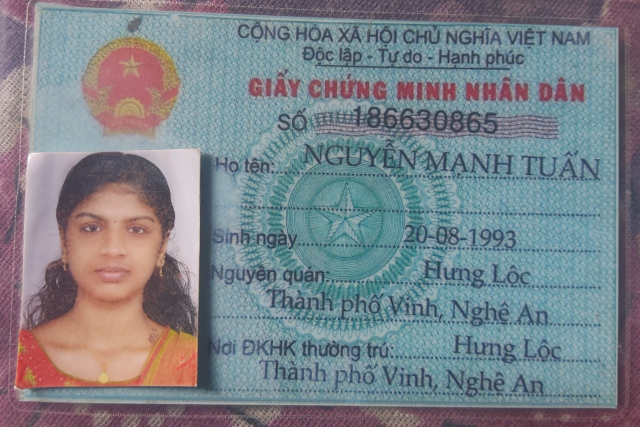
#> input picture front.jpeg, 1280 x 854 px (shown at 1/2 size)
$ jupyter execute --allow-errors ocr_project.ipynb
#> lines starting #> are read from the running program, lines starting #| are printed output that depends on the picture; after the words box and inside, x2 and y2 are one past the last pixel; in counts of white or black regions, pixels touching at a corner belong together
[cell 1]
import cv2
import pytesseract
import numpy as np
import matplotlib.pyplot as plt
import os

[cell 2]
import shutil
pytesseract.pytesseract.tesseract_cmd = r'C:\Users\ARJUN B\AppData\Local\Tesseract-OCR\tesseract.exe'
src = 'C:/Users/ARJUN B/AppData/Local/Tesseract-OCR/tessdata/vie.traineddata'
# dest = '/usr/share/tesseract-ocr/4.00/tessdata/'
# shutil.copy(src, dest)

#> (a cell that did not finish here is left out)

[cell 4]
class ImageConstantROI():
    class CCCD(object):
        ROIS = {
            "id": [(456, 308, 403, 53)],
            "name": [
                (325, 393, 771, 64),
            ],
            "birth_date": [(658, 451, 216, 54)],
            "gender": [(538, 495, 95, 44)],
            "address": [(786, 639, 343, 39), (318, 672, 791, 52)],
            "place_birth": [(326, 586, 792, 47)],
            "date_expire": [(155, 653, 152, 31)],
        }

        CHECK_ROI = [(313, 174, 597, 63)]

[cell 5]
#Custom function to show open cv image on notebook.
def display_img(cvImg):
    cvImg = cv2.cvtColor(cvImg, cv2.COLOR_BGR2RGB)
    plt.figure(figsize=(10,8))
    plt.imshow(cvImg)
    plt.axis('off')
    plt.show()

[cell 6]
#Loading image using cv2
baseImg = cv2.imread('front.jpeg')
#> baseImg is the input picture: shape (854, 1280, 3); mean B, G, R 137.2, 130.5, 123.3

#Declare image size, width height and chanel
baseH, baseW, baseC = baseImg.shape
#> baseH = 854; baseW = 1280; baseC = 3

display_img(baseImg)

[cell 7]
#Create a custom function to cropped image base on religion of interest
def cropImageRoi(image, roi):
#> called with roi = (456, 308, 403, 53)
    roi_cropped = image[
        int(roi[1]) : int(roi[1] + roi[3]), int(roi[0]) : int(roi[0] + roi[2])
    ]
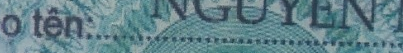
#> roi_cropped: shape (53, 403, 3); mean B, G, R 138, 130.3, 98.8
    return roi_cropped

testCrop = cropImageRoi(baseImg, ImageConstantROI.CCCD.ROIS['id'][0])
display_img(testCrop)

[cell 8]
pytesseract.image_to_string(baseImg, config='--oem 1 --psm 6')
#> (this line was passed over: pytesseract is not available in this run)

[cell 9]
def preprocessing_image(img):
    #Resize image
    #img = cv2.resize(img, None, fx=1.5, fy=1.5, interpolation=cv2.INTER_CUBIC)

    #convert to grayscale
    gray = cv2.cvtColor(img, cv2.COLOR_BGR2GRAY)
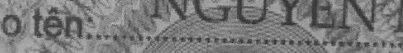
#> gray: shape (53, 403); min 46, max 191, mean 121.7
    gray = cv2.multiply(gray, 1.5)
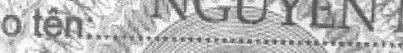
#> gray: shape (53, 403); min 69, max 255, mean 182.6

    #blur remove noise
    blured1 = cv2.medianBlur(gray,3)
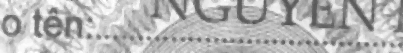
#> blured1: shape (53, 403); min 84, max 255, mean 182.8
    blured2 = cv2.medianBlur(gray,51)
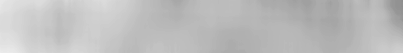
#> blured2: shape (53, 403); min 141, max 236, mean 189.3
    divided = np.ma.divide(blured1, blured2).data
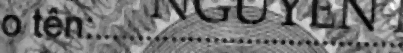
#> divided: shape (53, 403) float64; min 0.458, max 1.57, mean 0.966; drawn with min black and max white
    normed = np.uint8(255*divided/divided.max())
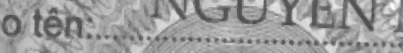
#> normed: shape (53, 403); min 74, max 255, mean 156.1


    #Threshold image
    th, threshed = cv2.threshold(normed, 0, 255, cv2.THRESH_OTSU + cv2.THRESH_BINARY)
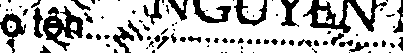
#> threshed: shape (53, 403); 74.2% white; 94 black regions (54 under 20 px), largest, box (x1, y1, x2, y2) and area: (303, 0, 387, 33) 999, (43, 6, 83, 51) 815, (0, 13, 26, 53) 402
#> th = 142


    return threshed

testPreprocess = preprocessing_image(testCrop)
display_img(testPreprocess)
